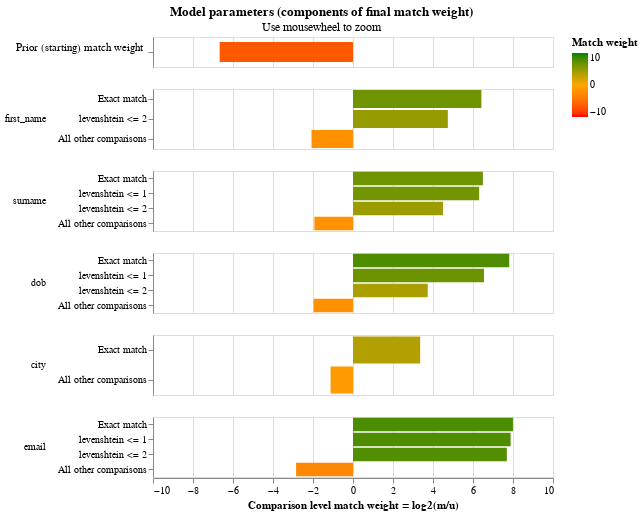

The notebook cell saved with this chart:
### Markdown cell above
## Visualising model parameters

Splink can generate a number of charts to help you understand your model.  For an introduction to these charts and how to interpret them, please see [this](https://www.youtube.com/watch?v=msz3T741KQI&t=507s) video.

The final estimated match weights can be viewed in the match weights chart:

### Code cell
linker.match_weights_chart()

### Figure 1 — Vega-Lite specification as saved in the notebook (floating-point values rounded to 4 significant figures)
{"$schema": "https://vega.github.io/schema/vega-lite/v5.2.json", "config": {"header": {"title": null}, "mark": {"tooltip": null}, "title": {"anchor": "middle"}, "view": {"height": 60, "width": 400}}, "data": {"values": [{"bayes_factor": 0.009834, "bayes_factor_description": "The probability that two random records drawn at random match is 0.010 or one in  102.7 records.This is equivalent to a starting match weight of -6.668.", "comparison_name": "probability_two_random_records_match", "comparison_sort_order": -1, "comparison_vector_value": 0, "has_tf_adjustments": false, "is_null_level": false, "label_for_charts": "", "log2_bayes_factor": -6.668, "m_probability": null, "m_probability_description": null, "max_comparison_vector_value": 0, "probability_two_random_records_match": 0.009738, "sql_condition": null, "tf_adjustment_column": null, "tf_adjustment_weight": null, "u_probability": null, "u_probability_description": null}, {"bayes_factor": 85.55, "bayes_factor_description": "If comparison level is `exact match` then comparison is 85.55 times more likely to be a match", "comparison_name": "first_name", "comparison_sort_order": 0, "comparison_vector_value": 2, "has_tf_adjustments": false, "is_null_level": false, "label_for_charts": "Exact match", "log2_bayes_factor": 6.419, "m_probability": 0.4956, "m_probability_description": "Amongst matching record comparisons, 49.56% of records are in the exact match comparison level", "max_comparison_vector_value": 2, "probability_two_random_records_match": 0.009738, "sql_condition": "first_name_l = first_name_r", "tf_adjustment_column": null, "tf_adjustment_weight": 1, "u_probability": 0.005794, "u_probability_description": "Amongst non-matching record comparisons, 0.58% of records are in the exact match comparison level"}, {"bayes_factor": 26.75, "bayes_factor_description": "If comparison level is `levenshtein <= 2` then comparison is 26.75 times more likely to be a match", "comparison_name": "first_name", "comparison_sort_order": 0, "comparison_vector_value": 1, "has_tf_adjustments": false, "is_null_level": false, "label_for_charts": "levenshtein <= 2", "log2_bayes_factor": 4.742, "m_probability": 0.2707, "m_probability_description": "Amongst matching record comparisons, 27.07% of records are in the levenshtein <= 2 comparison level", "max_comparison_vector_value": 2, "probability_two_random_records_match": 0.009738, "sql_condition": "levenshtein(first_name_l, first_name_r) <= 2", "tf_adjustment_column": null, "tf_adjustment_weight": 1, "u_probability": 0.01012, "u_probability_description": "Amongst non-matching record comparisons, 1.01% of records are in the levenshtein <= 2 comparison level"}, {"bayes_factor": 0.2374, "bayes_factor_description": "If comparison level is `all other comparisons` then comparison is  4.21 times less likely to be a match", "comparison_name": "first_name", "comparison_sort_order": 0, "comparison_vector_value": 0, "has_tf_adjustments": false, "is_null_level": false, "label_for_charts": "All other comparisons", "log2_bayes_factor": -2.074, "m_probability": 0.2336, "m_probability_description": "Amongst matching record comparisons, 23.36% of records are in the all other comparisons comparison level", "max_comparison_vector_value": 2, "probability_two_random_records_match": 0.009738, "sql_condition": "ELSE", "tf_adjustment_column": null, "tf_adjustment_weight": 1, "u_probability": 0.9841, "u_probability_description": "Amongst non-matching record comparisons, 98.41% of records are in the all other comparisons comparison level"}, {"bayes_factor": 90.17, "bayes_factor_description": "If comparison level is `exact match` then comparison is 90.17 times more likely to be a match", "comparison_name": "surname", "comparison_sort_order": 1, "comparison_vector_value": 3, "has_tf_adjustments": false, "is_null_level": false, "label_for_charts": "Exact match", "log2_bayes_factor": 6.495, "m_probability": 0.4409, "m_probability_description": "Amongst matching record comparisons, 44.09% of records are in the exact match comparison level", "max_comparison_vector_value": 3, "probability_two_random_records_match": 0.009738, "sql_condition": "surname_l = surname_r", "tf_adjustment_column": null, "tf_adjustment_weight": 1, "u_probability": 0.00489, "u_probability_description": "Amongst non-matching record comparisons, 0.49% of records are in the exact match comparison level"}, {"bayes_factor": 79.15, "bayes_factor_description": "If comparison level is `levenshtein <= 1` then comparison is 79.15 times more likely to be a match", "comparison_name": "surname", "comparison_sort_order": 1, "comparison_vector_value": 2, "has_tf_adjustments": false, "is_null_level": false, "label_for_charts": "levenshtein <= 1", "log2_bayes_factor": 6.307, "m_probability": 0.1871, "m_probability_description": "Amongst matching record comparisons, 18.71% of records are in the levenshtein <= 1 comparison level", "max_comparison_vector_value": 3, "probability_two_random_records_match": 0.009738, "sql_condition": "levenshtein(surname_l, surname_r) <= 1", "tf_adjustment_column": null, "tf_adjustment_weight": 1, "u_probability": 0.002364, "u_probability_description": "Amongst non-matching record comparisons, 0.24% of records are in the levenshtein <= 1 comparison level"}, {"bayes_factor": 22.6, "bayes_factor_description": "If comparison level is `levenshtein <= 2` then comparison is 22.60 times more likely to be a match", "comparison_name": "surname", "comparison_sort_order": 1, "comparison_vector_value": 1, "has_tf_adjustments": false, "is_null_level": false, "label_for_charts": "levenshtein <= 2", "log2_bayes_factor": 4.498, "m_probability": 0.1132, "m_probability_description": "Amongst matching record comparisons, 11.32% of records are in the levenshtein <= 2 comparison level", "max_comparison_vector_value": 3, "probability_two_random_records_match": 0.009738, "sql_condition": "levenshtein(surname_l, surname_r) <= 2", "tf_adjustment_column": null, "tf_adjustment_weight": 1, "u_probability": 0.005009, "u_probability_description": "Amongst non-matching record comparisons, 0.50% of records are in the levenshtein <= 2 comparison level"}, {"bayes_factor": 0.2619, "bayes_factor_description": "If comparison level is `all other comparisons` then comparison is  3.82 times less likely to be a match", "comparison_name": "surname", "comparison_sort_order": 1, "comparison_vector_value": 0, "has_tf_adjustments": false, "is_null_level": false, "label_for_charts": "All other comparisons", "log2_bayes_factor": -1.933, "m_probability": 0.2587, "m_probability_description": "Amongst matching record comparisons, 25.87% of records are in the all other comparisons comparison level", "max_comparison_vector_value": 3, "probability_two_random_records_match": 0.009738, "sql_condition": "ELSE", "tf_adjustment_column": null, "tf_adjustment_weight": 1, "u_probability": 0.9877, "u_probability_description": "Amongst non-matching record comparisons, 98.77% of records are in the all other comparisons comparison level"}, {"bayes_factor": 224.6, "bayes_factor_description": "If comparison level is `exact match` then comparison is 224.62 times more likely to be a match", "comparison_name": "dob", "comparison_sort_order": 2, "comparison_vector_value": 3, "has_tf_adjustments": false, "is_null_level": false, "label_for_charts": "Exact match", "log2_bayes_factor": 7.811, "m_probability": 0.3926, "m_probability_description": "Amongst matching record comparisons, 39.26% of records are in the exact match comparison level", "max_comparison_vector_value": 3, "probability_two_random_records_match": 0.009738, "sql_condition": "dob_l = dob_r", "tf_adjustment_column": null, "tf_adjustment_weight": 1, "u_probability": 0.001748, "u_probability_description": "Amongst non-matching record comparisons, 0.17% of records are in the exact match comparison level"}, {"bayes_factor": 93.58, "bayes_factor_description": "If comparison level is `levenshtein <= 1` then comparison is 93.58 times more likely to be a match", "comparison_name": "dob", "comparison_sort_order": 2, "comparison_vector_value": 2, "has_tf_adjustments": false, "is_null_level": false, "label_for_charts": "levenshtein <= 1", "log2_bayes_factor": 6.548, "m_probability": 0.1499, "m_probability_description": "Amongst matching record comparisons, 14.99% of records are in the levenshtein <= 1 comparison level", "max_comparison_vector_value": 3, "probability_two_random_records_match": 0.009738, "sql_condition": "levenshtein(dob_l, dob_r) <= 1", "tf_adjustment_column": null, "tf_adjustment_weight": 1, "u_probability": 0.001602, "u_probability_description": "Amongst non-matching record comparisons, 0.16% of records are in the levenshtein <= 1 comparison level"}, {"bayes_factor": 13.32, "bayes_factor_description": "If comparison level is `levenshtein <= 2` then comparison is 13.32 times more likely to be a match", "comparison_name": "dob", "comparison_sort_order": 2, "comparison_vector_value": 1, "has_tf_adjustments": false, "is_null_level": false, "label_for_charts": "levenshtein <= 2", "log2_bayes_factor": 3.736, "m_probability": 0.2067, "m_probability_description": "Amongst matching record comparisons, 20.67% of records are in the levenshtein <= 2 comparison level", "max_comparison_vector_value": 3, "probability_two_random_records_match": 0.009738, "sql_condition": "levenshtein(dob_l, dob_r) <= 2", "tf_adjustment_column": null, "tf_adjustment_weight": 1, "u_probability": 0.01552, "u_probability_description": "Amongst non-matching record comparisons, 1.55% of records are in the levenshtein <= 2 comparison level"}, {"bayes_factor": 0.2556, "bayes_factor_description": "If comparison level is `all other comparisons` then comparison is  3.91 times less likely to be a match", "comparison_name": "dob", "comparison_sort_order": 2, "comparison_vector_value": 0, "has_tf_adjustments": false, "is_null_level": false, "label_for_charts": "All other comparisons", "log2_bayes_factor": -1.968, "m_probability": 0.2508, "m_probability_description": "Amongst matching record comparisons, 25.08% of records are in the all other comparisons comparison level", "max_comparison_vector_value": 3, "probability_two_random_records_match": 0.009738, "sql_condition": "ELSE", "tf_adjustment_column": null, "tf_adjustment_weight": 1, "u_probability": 0.9811, "u_probability_description": "Amongst non-matching record comparisons, 98.11% of records are in the all other comparisons comparison level"}, {"bayes_factor": 10.26, "bayes_factor_description": "If comparison level is `exact match` then comparison is 10.26 times more likely to be a match", "comparison_name": "city", "comparison_sort_order": 3, "comparison_vector_value": 1, "has_tf_adjustments": true, "is_null_level": false, "label_for_charts": "Exact match", "log2_bayes_factor": 3.359, "m_probability": 0.5657, "m_probability_description": "Amongst matching record comparisons, 56.57% of records are in the exact match comparison level", "max_comparison_vector_value": 1, "probability_two_random_records_match": 0.009738, "sql_condition": "city_l = city_r", "tf_adjustment_column": "city", "tf_adjustment_weight": 1, "u_probability": 0.05515, "u_probability_description": "Amongst non-matching record comparisons, 5.51% of records are in the exact match comparison level"}, {"bayes_factor": 0.4597, "bayes_factor_description": "If comparison level is `all other comparisons` then comparison is  2.18 times less likely to be a match", "comparison_name": "city", "comparison_sort_order": 3, "comparison_vector_value": 0, "has_tf_adjustments": false, "is_null_level": false, "label_for_charts": "All other comparisons", "log2_bayes_factor": -1.121, "m_probability": 0.4343, "m_probability_description": "Amongst matching record comparisons, 43.43% of records are in the all other comparisons comparison level", "max_comparison_vector_value": 1, "probability_two_random_records_match": 0.009738, "sql_condition": "ELSE", "tf_adjustment_column": null, "tf_adjustment_weight": 1, "u_probability": 0.9449, "u_probability_description": "Amongst non-matching record comparisons, 94.49% of records are in the all other comparisons comparison level"}, {"bayes_factor": 255.4, "bayes_factor_description": "If comparison level is `exact match` then comparison is 255.42 times more likely to be a match", "comparison_name": "email", "comparison_sort_order": 4, "comparison_vector_value": 3, "has_tf_adjustments": false, "is_null_level": false, "label_for_charts": "Exact match", "log2_bayes_factor": 7.997, "m_probability": 0.5604, "m_probability_description": "Amongst matching record comparisons, 56.04% of records are in the exact match comparison level", "max_comparison_vector_value": 3, "probability_two_random_records_match": 0.009738, "sql_condition": "email_l = email_r", "tf_adjustment_column": null, "tf_adjustment_weight": 1, "u_probability": 0.002194, "u_probability_description": "Amongst non-matching record comparisons, 0.22% of records are in the exact match comparison level"}, {"bayes_factor": 235.5, "bayes_factor_description": "If comparison level is `levenshtein <= 1` then comparison is 235.46 times more likely to be a match", "comparison_name": "email", "comparison_sort_order": 4, "comparison_vector_value": 2, "has_tf_adjustments": false, "is_null_level": false, "label_for_charts": "levenshtein <= 1", "log2_bayes_factor": 7.879, "m_probability": 0.1727, "m_probability_description": "Amongst matching record comparisons, 17.27% of records are in the levenshtein <= 1 comparison level", "max_comparison_vector_value": 3, "probability_two_random_records_match": 0.009738, "sql_condition": "levenshtein(email_l, email_r) <= 1", "tf_adjustment_column": null, "tf_adjustment_weight": 1, "u_probability": 0.0007334, "u_probability_description": "Amongst non-matching record comparisons, 0.07% of records are in the levenshtein <= 1 comparison level"}, {"bayes_factor": 206.6, "bayes_factor_description": "If comparison level is `levenshtein <= 2` then comparison is 206.64 times more likely to be a match", "comparison_name": "email", "comparison_sort_order": 4, "comparison_vector_value": 1, "has_tf_adjustments": false, "is_null_level": false, "label_for_charts": "levenshtein <= 2", "log2_bayes_factor": 7.691, "m_probability": 0.1283, "m_probability_description": "Amongst matching record comparisons, 12.83% of records are in the levenshtein <= 2 comparison level", "max_comparison_vector_value": 3, "probability_two_random_records_match": 0.009738, "sql_condition": "levenshtein(email_l, email_r) <= 2", "tf_adjustment_column": null, "tf_adjustment_weight": 1, "u_probability": 0.0006208, "u_probability_description": "Amongst non-matching record comparisons, 0.06% of records are in the levenshtein <= 2 comparison level"}, {"bayes_factor": 0.1392, "bayes_factor_description": "If comparison level is `all other comparisons` then comparison is  7.19 times less likely to be a match", "comparison_name": "email", "comparison_sort_order": 4, "comparison_vector_value": 0, "has_tf_adjustments": false, "is_null_level": false, "label_for_charts": "All other comparisons", "log2_bayes_factor": -2.845, "m_probability": 0.1387, "m_probability_description": "Amongst matching record comparisons, 13.87% of records are in the all other comparisons comparison level", "max_comparison_vector_value": 3, "probability_two_random_records_match": 0.009738, "sql_condition": "ELSE", "tf_adjustment_column": null, "tf_adjustment_weight": 1, "u_probability": 0.9965, "u_probability_description": "Amongst non-matching record comparisons, 99.65% of records are in the all other comparisons comparison level"}]}, "resolve": {"axis": {"y": "independent"}, "scale": {"y": "independent"}}, "selection": {"zoom_selector": {"bind": "scales", "encodings": ["x"], "type": "interval"}}, "title": {"subtitle": "Use mousewheel to zoom", "text": "Model parameters (components of final match weight)"}, "vconcat": [{"encoding": {"color": {"field": "log2_bayes_factor", "scale": {"domain": [-10, 0, 10], "range": ["red", "orange", "green"]}, "title": "Match weight", "type": "quantitative"}, "tooltip": [{"field": "comparison_name", "title": "Comparison name", "type": "nominal"}, {"field": "probability_two_random_records_match", "format": ".4f", "title": "Probability two random records match", "type": "nominal"}, {"field": "log2_bayes_factor", "format": ",.4f", "title": "Equivalent match weight", "type": "quantitative"}, {"field": "bayes_factor_description", "title": "Match weight description", "type": "nominal"}], "x": {"axis": {"domain": false, "labels": false, "ticks": false, "title": ""}, "field": "log2_bayes_factor", "scale": {"domain": [-10, 10]}, "type": "quantitative"}, "y": {"axis": {"title": "Prior (starting) match weight", "titleAlign": "right", "titleAngle": 0, "titleFontWeight": "normal"}, "field": "label_for_charts", "sort": {"field": "comparison_vector_value", "order": "descending"}, "type": "nominal"}}, "height": 30, "mark": {"clip": true, "height": 20, "type": "bar"}, "selection": {"zoom_selector": {"bind": "scales", "encodings": ["x"], "type": "interval"}}, "transform": [{"filter": "(datum.comparison_name == 'probability_two_random_records_match')"}]}, {"encoding": {"color": {"field": "log2_bayes_factor", "scale": {"domain": [-10, 0, 10], "range": ["red", "orange", "green"]}, "title": "Match weight", "type": "quantitative"}, "row": {"field": "comparison_name", "header": {"labelAlign": "left", "labelAnchor": "middle", "labelAngle": 0}, "sort": {"field": "comparison_sort_order"}, "type": "nominal"}, "tooltip": [{"field": "comparison_name", "title": "Comparison name", "type": "nominal"}, {"field": "label_for_charts", "title": "Label", "type": "ordinal"}, {"field": "sql_condition", "title": "SQL condition", "type": "nominal"}, {"field": "m_probability", "format": ".4f", "title": "M probability", "type": "quantitative"}, {"field": "u_probability", "format": ".4f", "title": "U probability", "type": "quantitative"}, {"field": "bayes_factor", "format": ",.4f", "title": "Bayes factor = m/u", "type": "quantitative"}, {"field": "log2_bayes_factor", "format": ",.4f", "title": "Match weight = log2(m/u)", "type": "quantitative"}, {"field": "bayes_factor_description", "title": "Match weight description", "type": "nominal"}], "x": {"axis": {"title": "Comparison level match weight = log2(m/u)"}, "field": "log2_bayes_factor", "scale": {"domain": [-10, 10]}, "type": "quantitative"}, "y": {"axis": {"title": null}, "field": "label_for_charts", "sort": {"field": "comparison_vector_value", "order": "descending"}, "type": "nominal"}}, "mark": {"clip": true, "type": "bar"}, "resolve": {"axis": {"y": "independent"}, "scale": {"y": "independent"}}, "selection": {"zoom_selector": {"bind": "scales", "encodings": ["x"], "type": "interval"}}, "transform": [{"filter": "(datum.comparison_name != 'probability_two_random_records_match')"}]}]}
